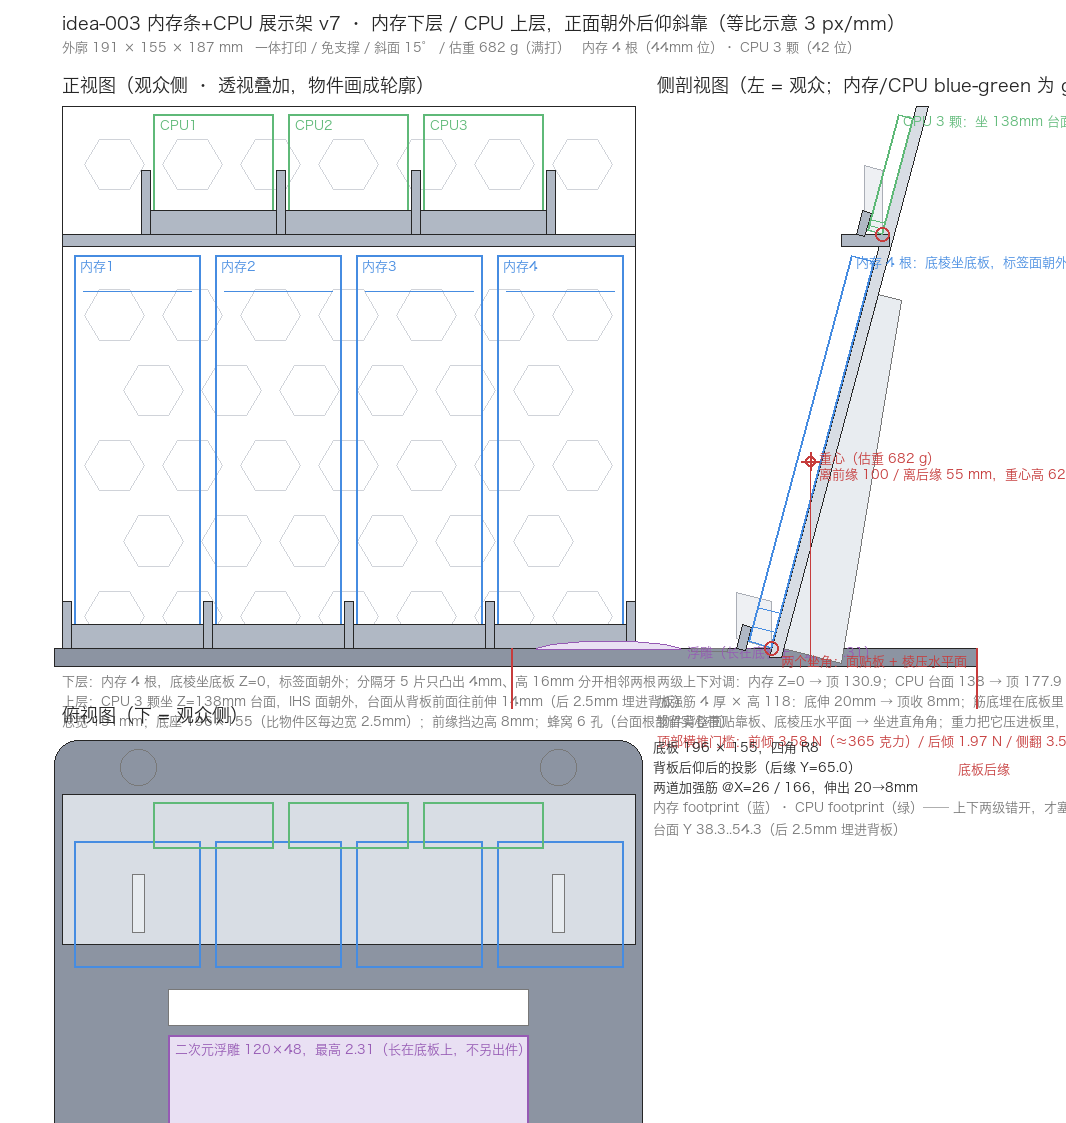

Write the Python code that produced this figure.
#!/usr/bin/env python3
"""从 rack.scad 的参数生成等比三视图 PNG（正视图 / 侧剖视图 / 俯视图）。

示意图/自检用，不是内核渲染：画法规则与 rack.scad 的模块一一对应
（斜靠板 / 台面 / 分隔牙 / 挡边 / 加强筋 / 蜂窝），物件（内存、CPU）按参数画成
半透明 ghost，用来核对上下两级落位、间隙、加强筋位置与重心。
用法: python3 preview.py [输出路径, 默认同目录 preview.png]
"""
import math, sys
from pathlib import Path
from PIL import Image, ImageDraw, ImageFont
from model import *   # 派生尺寸/重心与 check.py 共用一份，两边不会画歪

HERE = Path(__file__).resolve().parent
OUT = Path(sys.argv[1]) if len(sys.argv) > 1 else HERE / 'preview.png'

S = 3
BG, INK, GREY = (255, 255, 255), (38, 38, 38), (120, 120, 120)
PLATE, SLAB, BASE, RIB = (216, 221, 228), (176, 184, 196), (140, 148, 162), (232, 236, 240)
RAM, CPU, FAINT, RED = (70, 140, 225), (95, 185, 120), (208, 211, 217), (198, 60, 60)
ANIME = (150, 90, 180)
sys.path.insert(0, str(Path.home() / '.cah-data/skills/shared/3d-print-ideas/scripts'))
from cjk_font import load_cjk_font   # PingFang.ttc 在 macOS 上不存在，照抄会静默退成方框字体
F = load_cjk_font(18)
Fs = load_cjk_font(13)

hex_rows = int((P['wall_len'] - 2 * P['hex_zmargin']) // P['hex_pitch']) + 1
hex_x0 = (W - (P['hex_cols'] - 1) * P['hex_pitch']) / 2
s_plat0 = (Zp - P['plat_t'] - P['wall_z0']) / math.cos(tilt)
s_plat1 = (Zp - P['wall_z0']) / math.cos(tilt)
hex_kept = [(P['hex_zmargin'] + r * P['hex_pitch'], r)
            for r in range(hex_rows)
            if (P['hex_zmargin'] + r * P['hex_pitch'] + P['hex_r'] < s_plat0 - P['hex_skip']
                or P['hex_zmargin'] + r * P['hex_pitch'] - P['hex_r'] > s_plat1 + P['hex_skip'])]

# ---- 画布与各视图原点 ----
base_y = 74 + int(H) * S + 16                      # 正视图/侧剖视图共用的 Z=0 基线
f_ox = 62                                          # 正视图 X=0
s_ox = f_ox + int(W) * S + 92                      # 侧剖视图 Y=0
t_oy = base_y + 92 + base_back * S                 # 俯视图 Y=0（在正视图下方）
canvas = Image.new('RGB', (int(s_ox + base_back * S + 90), int(t_oy + 20 * S + 74)), BG)
d = ImageDraw.Draw(canvas)
FX = lambda x: f_ox + x * S
FZ = lambda z: base_y - z * S
SX = lambda y: s_ox + y * S
TX = lambda x: f_ox + x * S
TY = lambda y: t_oy - y * S

def box(*args, **kw):
    """按屏幕坐标画矩形，自动规整左上/右下顺序（可传 4 个数或一个列表）。"""
    px0, py0, px1, py1 = args[0] if len(args) == 1 else args
    d.rectangle([min(px0, px1), min(py0, py1), max(px0, px1), max(py0, py1)], **kw)

def hexpts(cx, cy, r, squash=1.0):
    return [(cx + r * math.cos(a), cy + r * squash * math.sin(a)) for a in [k * math.pi / 3 for k in range(6)]]

d.text((f_ox, 14), 'idea-003 内存条+CPU 展示架 v7 · 内存下层 / CPU 上层，正面朝外后仰斜靠（等比示意 %d px/mm）' % S, font=F, fill=INK)
d.text((f_ox, 40), '外廓 %.0f × %.0f × %.0f mm   一体打印 / 免支撑 / 斜面 %d° / 估重 %.0f g（满打）   '
       '内存 %d 根（%.0fmm 位）· CPU %d 颗（%.0f 位）' % (W, base_d, H, round(math.degrees(tilt)), tot_kg * 1000,
                                                          ram_n, ram_cw, cpu_n, cpu_cw), font=Fs, fill=GREY)

# ============================ 1) 正视图 ============================
d.text((f_ox, FZ(wall_top_z) - 30), '正视图（观众侧 · 透视叠加，物件画成轮廓）', font=F, fill=INK)
box([FX(0), FZ(wall_top_z), FX(W), FZ(wall_z0)], outline=INK)
for s, r in hex_kept:                                  # 背板蜂窝：被物件挡住的画虚
    z = wall_z0 + s * math.cos(tilt)
    off = 0 if r % 2 == 0 else P['hex_pitch'] / 2
    cols = int(P['hex_cols']) if r % 2 == 0 else int(P['hex_cols']) - 1
    col = INK if z > cpu_top_z - 12 else FAINT
    for c in range(cols):
        d.polygon(hexpts(FX(hex_x0 + off + c * P['hex_pitch']), FZ(z), P['hex_r'] * S, math.cos(tilt)),
                  fill=BG, outline=col)
box([FX(0), FZ(Zp), FX(W), FZ(Zp - P['plat_t'])], fill=SLAB, outline=INK)      # CPU 台面
box([FX(base_x0), FZ(0), FX(base_x0 + P['base_w']), FZ(-P['base_t'])], fill=BASE, outline=INK)  # 底板
for i in range(ram_tines):                             # 内存分隔牙（短牙）
    xc = ram_tine_x(i) - P['tine_t'] / 2
    box([FX(xc), FZ(0), FX(xc + P['tine_t']), FZ(P['ram_tine_h'] * math.cos(tilt))], fill=SLAB, outline=INK)
for i in range(cpu_tines):                             # CPU 分隔牙
    xc = cpu_tine_x(i) - P['tine_t'] / 2
    box([FX(xc), FZ(Zp), FX(xc + P['tine_t']), FZ(Zp + P['cpu_tine_h'] * math.cos(tilt))], fill=SLAB, outline=INK)
for i in range(ram_n):                                 # 物件 ghost：内存（下层）
    xc = ram_slot_x(i)
    box([FX(xc - P['ram_w'] / 2), FZ(ram_top_z), FX(xc + P['ram_w'] / 2), FZ(0)], outline=RAM, width=2)
    d.line([FX(xc - P['ram_w'] / 2 + 3), FZ(ram_top_z - 12), FX(xc + P['ram_w'] / 2 - 3), FZ(ram_top_z - 12)], fill=RAM, width=1)
    d.text((FX(xc - P['ram_w'] / 2 + 2), FZ(ram_top_z) + 4), '内存%d' % (i + 1), font=Fs, fill=RAM)
for i in range(cpu_n):                                 # 物件 ghost：CPU（上层）
    xc = cpu_slot_x(i)
    box([FX(xc - P['cpu_w'] / 2), FZ(cpu_top_z), FX(xc + P['cpu_w'] / 2), FZ(Zp)], outline=CPU, width=2)
    d.text((FX(xc - P['cpu_w'] / 2 + 2), FZ(cpu_top_z) + 4), 'CPU%d' % (i + 1), font=Fs, fill=CPU)
for i in range(ram_n):                                 # 前缘挡边（在物件前面，最后画）
    xc = ram_slot_x(i)
    box([FX(xc - ram_cw / 2), FZ(0), FX(xc + ram_cw / 2), FZ(P['lip_h'] * math.cos(tilt))], fill=SLAB, outline=INK)
for i in range(cpu_n):
    xc = cpu_slot_x(i)
    box([FX(xc - cpu_cw / 2), FZ(Zp), FX(xc + cpu_cw / 2), FZ(Zp + P['lip_h'] * math.cos(tilt))], fill=SLAB, outline=INK)
d.text((f_ox, FZ(-P['base_t']) + 8), '下层：内存 %d 根，底棱坐底板 Z=0，标签面朝外；分隔牙 %d 片只凸出 %.0fmm、高 %.0fmm 分开相邻两根'
       % (ram_n, ram_tines, P['ram_tine_d'] - P['ram_thick'], P['ram_tine_h']), font=Fs, fill=GREY)
d.text((f_ox, FZ(-P['base_t']) + 28), '上层：CPU %d 颗坐 Z=%.0fmm 台面，IHS 面朝外，台面从背板前面往前伸 %.0fmm（后 %.1fmm 埋进背板）'
       % (cpu_n, Zp, plat_d - P['plat_embed'], P['plat_embed']), font=Fs, fill=GREY)
d.text((f_ox, FZ(-P['base_t']) + 48), '总宽 %.0fmm；底座 %.0f×%.0f（比物件区每边宽 %.1fmm）；前缘挡边高 %.0fmm；'
       '蜂窝 %d 孔（台面根部留实心带）' % (W, P['base_w'], base_d, (P['base_w'] - W) / 2, P['lip_h'], hex_rows - (hex_rows - len(hex_kept))),
       font=Fs, fill=GREY)

# ============================ 2) 侧剖视图 ============================
d.text((s_ox - 70, FZ(wall_top_z) - 30), '侧剖视图（左 = 观众；内存/CPU blue-green 为 ghost）', font=F, fill=INK)
def quad(pts, fill, outline=INK, width=1):
    d.polygon([(SX(y), FZ(z)) for y, z in pts], fill=fill, outline=outline, width=width)

quad([(base_front, -P['base_t']), (base_back, -P['base_t']), (base_back, 0), (base_front, 0)], BASE)   # 底板
quad([(P['label_y'] - P['label_d'] / 2, -P['label_deep']), (P['label_y'] + P['label_d'] / 2, -P['label_deep']),
      (P['label_y'] + P['label_d'] / 2, 0), (P['label_y'] - P['label_d'] / 2, 0)], BASE, GREY)          # 名牌凹位
if P['anime_on']:                                                                       # 浮雕剖面（长在底板上）
    ay0, ay1 = P['anime_y'] - P['anime_d'] / 2, P['anime_y'] + P['anime_d'] / 2
    tp = P['anime_top']                                                                     # 起伏剖面（示意）
    mid = P['anime_y']
    quad([(ay0, -0.5), (ay0, 0), (ay0 + 5, tp * 0.55), (mid - 8, tp * 0.95), (mid, tp),
          (mid + 8, tp * 0.9), (ay1 - 5, tp * 0.5), (ay1, 0), (ay1, -0.5)],
         (233, 224, 243), ANIME)
    d.text((SX(ay1) + 6, FZ(tp * 0.5)), '浮雕（长在底板上，最高 %.2f）' % tp, font=Fs, fill=ANIME)
# 加强筋剖面（不在剖切面上，浅色示意）
quad([(wall_back_y(0), 0), (wall_back_y(0) + P['rib_reach_bot'] * math.cos(tilt), -P['rib_reach_bot'] * math.sin(tilt)),
      (wall_back_y(P['rib_h']) + P['rib_reach_top'] * math.cos(tilt), P['rib_h'] - P['rib_reach_top'] * math.sin(tilt)),
      (wall_back_y(P['rib_h']), P['rib_h'])], RIB, GREY)
# 背板剖面
quad([(wall_front_y(wall_z0), wall_z0), (wall_front_y(wall_top_z), wall_top_z),
      (wall_back_y(wall_top_z), wall_top_z), (wall_back_y(wall_z0), wall_z0)], PLATE)
quad([(plat_y0, Zp - P['plat_t']), (plat_y1, Zp - P['plat_t']), (plat_y1, Zp), (plat_y0, Zp)], SLAB)   # CPU 台面
# 分隔牙剖面（浅色：内存牙在 Z=0 一级、CPU 牙在 Zp 一级）
quad([(ram_butt_y, 0), (ram_butt_y + fwd(P['ram_tine_d'])[0], fwd(P['ram_tine_d'])[1]),
      (ram_butt_y + fwd(P['ram_tine_d'])[0], fwd(P['ram_tine_d'])[1] + P['ram_tine_h'] * math.cos(tilt)),
      (ram_butt_y, P['ram_tine_h'] * math.cos(tilt))], (238, 240, 243), (170, 174, 182))
quad([(cpu_butt_y, Zp), (cpu_butt_y + fwd(P['cpu_tine_d'])[0], Zp + fwd(P['cpu_tine_d'])[1]),
      (cpu_butt_y + fwd(P['cpu_tine_d'])[0], Zp + fwd(P['cpu_tine_d'])[1] + P['cpu_tine_h'] * math.cos(tilt)),
      (cpu_butt_y, Zp + P['cpu_tine_h'] * math.cos(tilt))], (238, 240, 243), (170, 174, 182))
for y0, z0 in [(ram_lip_y0, 0), (cpu_lip_y0, Zp)]:                     # 前缘挡边
    quad([(y0, z0), (y0 + up(P['lip_h'])[0], z0 + up(P['lip_h'])[1]),
          (y0 + up(P['lip_h'])[0] + P['lip_t'] * math.cos(tilt), z0 + up(P['lip_h'])[1] - P['lip_t'] * math.sin(tilt)),
          (y0 + P['lip_t'] * math.cos(tilt), z0 - P['lip_t'] * math.sin(tilt))], SLAB)

def lean_ghost(depth, length, y_butt, z_butt, color, label):
    p0 = (y_butt, z_butt)
    p1 = (y_butt + fwd(depth)[0], z_butt + fwd(depth)[1])
    p2 = (p1[0] + up(length)[0], p1[1] + up(length)[1])
    p3 = (p0[0] + up(length)[0], p0[1] + up(length)[1])
    d.polygon([(SX(y), FZ(z)) for y, z in [p0, p1, p2, p3]], outline=color, width=2)
    for t in (0.04, 0.09):                                             # 金手指那一段
        a = (p0[0] + t * (p3[0] - p0[0]), p0[1] + t * (p3[1] - p0[1]))
        b = (p1[0] + t * (p2[0] - p1[0]), p1[1] + t * (p2[1] - p1[1]))
        d.line([SX(a[0]), FZ(a[1]), SX(b[0]), FZ(b[1])], fill=color, width=1)
    d.text((SX(p2[0]) + 4, FZ(p2[1])), label, font=Fs, fill=color)

lean_ghost(P['ram_thick'], P['ram_len'], ram_butt_y, 0, RAM, '内存 %d 根：底棱坐底板，标签面朝外' % ram_n)
lean_ghost(P['cpu_thick'], P['cpu_w'], cpu_butt_y, Zp, CPU, 'CPU %d 颗：坐 %.0fmm 台面，IHS 面朝外' % (cpu_n, Zp))
d.text((s_ox - 70, FZ(-P['base_t']) + 8), '两级上下对调：内存 Z=0 → 顶 %.1f；CPU 台面 %.0f → 顶 %.1f（台面底离内存顶 %.1fmm）'
       % (ram_top_z, Zp, cpu_top_z, Zp - P['plat_t'] - ram_top_z), font=Fs, fill=GREY)
d.text((s_ox - 70, FZ(-P['base_t']) + 28), '加强筋 %.0f 厚 × 高 %.0f：底伸 %.0fmm → 顶收 %.0fmm；筋底埋在底板里（筋最低 Z %.1f）'
       % (P['rib_t'], P['rib_h'], P['rib_reach_bot'], P['rib_reach_top'], -P['rib_reach_bot'] * math.sin(tilt)), font=Fs, fill=GREY)
d.text((s_ox - 70, FZ(-P['base_t']) + 48), '物件背整面贴靠板、底棱压水平面 → 坐进直角角；重力把它压进板里，前缘挡边兜底',
       font=Fs, fill=GREY)

# ---- 受力标注 ----
d.line([SX(com_y), FZ(com_z), SX(com_y), FZ(-P['base_t'])], fill=RED, width=1)
for zz in range(int(FZ(-P['base_t'])), int(FZ(com_z)), 8):
    d.line([SX(com_y) - 3, zz, SX(com_y) + 3, zz], fill=RED, width=1)
d.ellipse([SX(com_y) - 5, FZ(com_z) - 5, SX(com_y) + 5, FZ(com_z) + 5], outline=RED, width=2)
d.line([SX(com_y) - 9, FZ(com_z), SX(com_y) + 9, FZ(com_z)], fill=RED, width=2)
d.line([SX(com_y), FZ(com_z) - 9, SX(com_y), FZ(com_z) + 9], fill=RED, width=2)
d.text((SX(com_y) + 8, FZ(com_z) - 10), '重心（估重 %.0f g）' % (tot_kg * 1000), font=Fs, fill=RED)
d.text((SX(com_y) + 8, FZ(com_z) + 6), '离前缘 %.0f / 离后缘 %.0f mm，重心高 %.0f' % (com_y - base_front, base_back - com_y, com_z),
       font=Fs, fill=RED)
for ey, name in [(base_front, '底板前缘'), (base_back, '底板后缘')]:
    d.line([SX(ey), FZ(0), SX(ey), FZ(-P['base_t'] - 14)], fill=RED, width=2)
    d.text((SX(ey) - 18, FZ(-P['base_t'] - 32)), name, font=Fs, fill=RED)
for by, bz in [(ram_butt_y, 0), (cpu_butt_y, Zp)]:
    d.ellipse([SX(by) - 7, FZ(bz) - 7, SX(by) + 7, FZ(bz) + 7], outline=RED, width=2)
d.text((SX(ram_butt_y) + 10, FZ(0) + 6), '两个坐角：面贴板 + 棱压水平面', font=Fs, fill=RED)
d.text((s_ox - 70, FZ(-P['base_t']) + 68), '顶部横推门槛：前倾 %.2f N（≈%.0f 克力）/ 后倾 %.2f N / 侧翻 %.2f N；力臂算到整机最高处 %.1fmm'
       % (tip_front_N, tip_front_N / 9.8 * 1000, tip_back_N, tip_side_N, H), font=Fs, fill=RED)

# ============================ 3) 俯视图 ============================
d.text((f_ox, TY(base_back) - 34), '俯视图（下 = 观众侧）', font=F, fill=INK)
d.rounded_rectangle([TX(base_x0), TY(base_back), TX(base_x0 + P['base_w']), TY(base_front)],
                    radius=P['base_r'] * S, fill=BASE, outline=INK)                       # 底板
box([TX(W / 2 - P['label_w'] / 2), TY(P['label_y'] + P['label_d'] / 2),
             TX(W / 2 + P['label_w'] / 2), TY(P['label_y'] - P['label_d'] / 2)], fill=BG, outline=GREY)  # 名牌凹位
if P['anime_on']:                                                                          # 浮雕（长在底板上）
    ax0, ax1 = (W - P['anime_w']) / 2, (W + P['anime_w']) / 2
    ay0, ay1 = P['anime_y'] - P['anime_d'] / 2, P['anime_y'] + P['anime_d'] / 2
    box([TX(ax0), TY(ay1), TX(ax1), TY(ay0)], fill=(233, 224, 243), outline=ANIME, width=2)
    d.text((TX(ax0) + 6, TY(ay1) + 6), '二次元浮雕 %.0f×%.0f，最高 %.2f（长在底板上，不另出件）'
           % (P['anime_w'], P['anime_d'], P['anime_top']), font=Fs, fill=ANIME)
for x in (W / 2 - 70, W / 2 + 70):                                                        # 脚垫坑
    for y in (base_front + 9, base_back - 9):
        r = P['foot_d'] / 2 * S
        d.ellipse([TX(x) - r, TY(y) - r, TX(x) + r, TY(y) + r], outline=GREY)
box([TX(0), TY(wall_front_y(0) + (wall_len + plate_t) * math.sin(tilt)), TX(W), TY(wall_front_y(0))],
            fill=PLATE, outline=INK)                                                       # 背板（后仰后的投影）
for i in range(ram_n):                                                                     # 内存条footprint
    xc = ram_slot_x(i)
    box([TX(xc - P['ram_w'] / 2), TY(ram_butt_y + P['ram_len'] * math.sin(tilt)),
                 TX(xc + P['ram_w'] / 2), TY(ram_butt_y + fwd(P['ram_thick'])[0])], outline=RAM, width=2)
for i in range(cpu_n):
    xc = cpu_slot_x(i)
    box([TX(xc - P['cpu_w'] / 2), TY(cpu_butt_y + P['cpu_w'] * math.sin(tilt)),
                 TX(xc + P['cpu_w'] / 2), TY(cpu_butt_y + fwd(P['cpu_thick'])[0])], outline=CPU, width=2)
for xc in (W / 2 - P['rib_x_off'], W / 2 + P['rib_x_off']):                                 # 两道加强筋
    box([TX(xc - P['rib_t'] / 2), TY(wall_back_y(0) + P['rib_reach_bot'] * math.cos(tilt)),
                 TX(xc + P['rib_t'] / 2), TY(wall_back_y(0))], fill=RIB, outline=GREY)
d.text((TX(base_x0 + P['base_w']) + 10, TY(base_back)), '底板 %.0f × %.0f，四角 R%.0f' % (P['base_w'], base_d, P['base_r']), font=Fs, fill=INK)
d.text((TX(base_x0 + P['base_w']) + 10, TY(base_back) + 20), '背板后仰后的投影（后缘 Y=%.1f）' % (wall_front_y(0) + (wall_len + plate_t) * math.sin(tilt)), font=Fs, fill=INK)
d.text((TX(base_x0 + P['base_w']) + 10, TY(base_back) + 40), '两道加强筋 @X=%.0f / %.0f，伸出 %.0f→%.0fmm' % (W / 2 - P['rib_x_off'], W / 2 + P['rib_x_off'], P['rib_reach_bot'], P['rib_reach_top']), font=Fs, fill=INK)
d.text((TX(base_x0 + P['base_w']) + 10, TY(base_back) + 60), '内存 footprint（蓝）· CPU footprint（绿）—— 上下两级错开，才塞得进 %.0f 宽度' % W, font=Fs, fill=GREY)
d.text((TX(base_x0 + P['base_w']) + 10, TY(base_back) + 82), '台面 Y %.1f..%.1f（后 %.1fmm 埋进背板）' % (plat_y0, plat_y1, plat_y1 - cpu_butt_y), font=Fs, fill=GREY)

canvas.save(OUT)
print('已输出 %s (%dx%d)' % (OUT, canvas.size[0], canvas.size[1]))
print('三视图：正视图(左上) / 侧剖视图(右上) / 俯视图(下)')
print('侧剖视：内存底棱 (y=%.2f, z=0)，CPU 底棱 (y=%.2f, z=%.0f)，底板 Y %.0f..%.1f，重心 (y=%.1f, z=%.1f)'
      % (ram_butt_y, cpu_butt_y, Zp, base_front, base_back, com_y, com_z))
